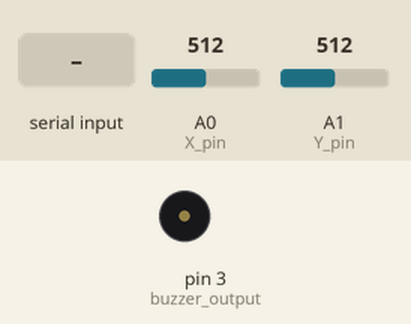
Bench run of a sketch on a simulated Arduino Uno, built with avr-gcc and run on an emulated ATmega328P. Parts: buzzer (waves = sounding). The test bench sets the inputs (shaded band); at power-on: A0 (X_pin) = 512, A1 (Y_pin) = 512. What the sketch prints to the serial monitor is not drawn.

Above: at 1.2 s.
1.3 s: "1" received over Serial
2.9 s: A0 (X_pin) set to 109
4.4 s: A0 (X_pin) set to 93
Timing chart, 0 to 7.4 s (numbered marks = the images above; inputs shaded):
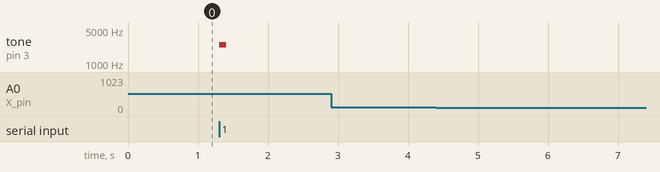

Measured:
- after the input at 1.3 s, tone on pin 3 (buzzer_output): silent → 2500 Hz at once, → silent 0.10 s later
- after the input at 2.9 s, every drawn part: stays the same
- after the input at 4.4 s, every drawn part: stays the same

The sketch:

lab2_joystick.ino
```cpp
// Portion was taken from the example code given from Elegoo
// Arduino pin numbers
const int SW_pin = 2; // digital pin connected to switch output
const int X_pin = 0; // analog pin connected to X output
const int Y_pin = 1; // analog pin connected to Y output

// digital pin output for the buzzer when an apple is eaten
const int buzzer_output = 3;
int noise = 0;

void setup() {
  pinMode(SW_pin, INPUT);
  pinMode(buzzer_output, OUTPUT);
  digitalWrite(SW_pin, HIGH);
  Serial.begin(9600);
}

void loop() {
// Serial prints used for sending "w" "a" "s" "d"

// Buzzer for when an apple gets eaten, if the pin reads a 1, then a noise will output
// from the buzzer

if (Serial.available() > 0) {
    noise = Serial.read();

    if (noise == '1'){
      tone(buzzer_output, 2500);
      delay(100);
      noTone(buzzer_output);
    }
}

// This section is for the y-axis of the joystick: "w" and "s"
  if (analogRead(Y_pin) > 1000 && analogRead(Y_pin) > analogRead(X_pin)) {
      Serial.println('s');
      delay(200);
    }
  else if (analogRead(Y_pin) < 100 && analogRead(Y_pin) < analogRead(X_pin)){
      Serial.println('w');
      delay(200);
    }

// This section is for the y-axis of the joystick: "d" and "a"
  if (analogRead(X_pin) > 1000 && analogRead(X_pin) > analogRead(Y_pin)) {
      Serial.println('d');
      delay(200);
    }
  else if (analogRead(X_pin) < 100 && analogRead(X_pin) < analogRead(Y_pin)){
      Serial.println('a');
      delay(200);
    }
}
```
